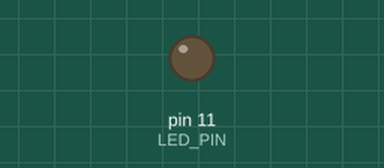
This sketch was run on a simulated Arduino Uno, built with avr-gcc and run on an emulated ATmega328P. On the bench: output pins drawn as LEDs (lit = HIGH).

Above: at 0.15 s.
At 16.11 s:
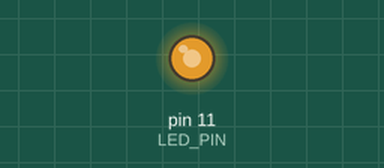
Timing chart, 0 to 16.0 s (numbered marks = the images above):
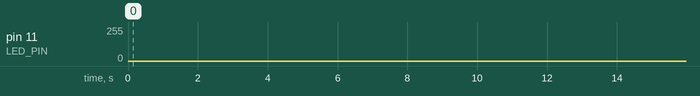

The sketch:

blik.ino
```cpp
#define LED_PIN 11

void setup()
{
  pinMode(LED_PIN, OUTPUT);
}

void loop()
{
  for (int i = 0; i < 255; i++)
  {
    analogWrite(LED_PIN, i);
    delay(2);
  }
  for (int i = 255; i > 0; i--)
  {
    analogWrite(LED_PIN, i);
    delay(2);
  }
}
```
